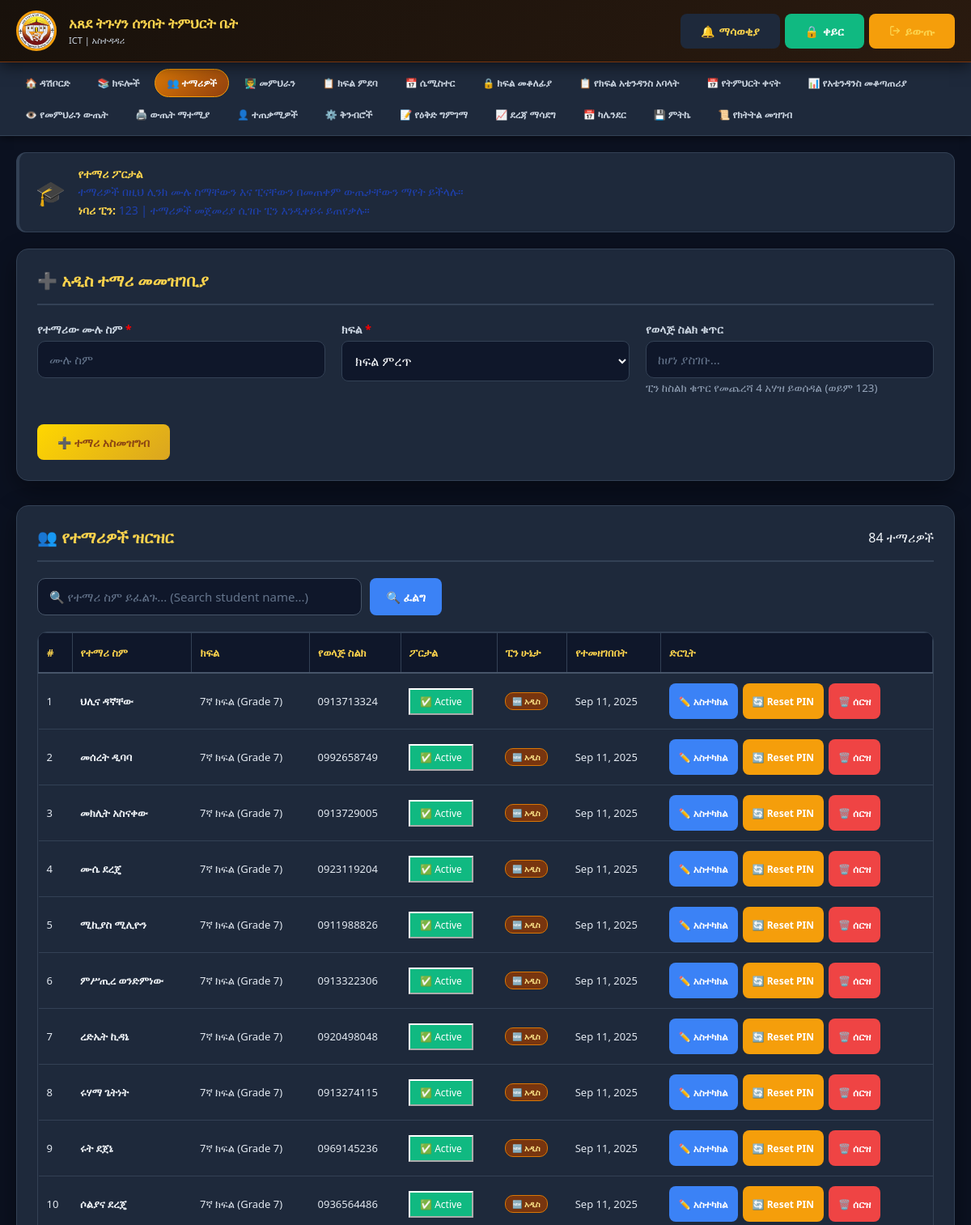
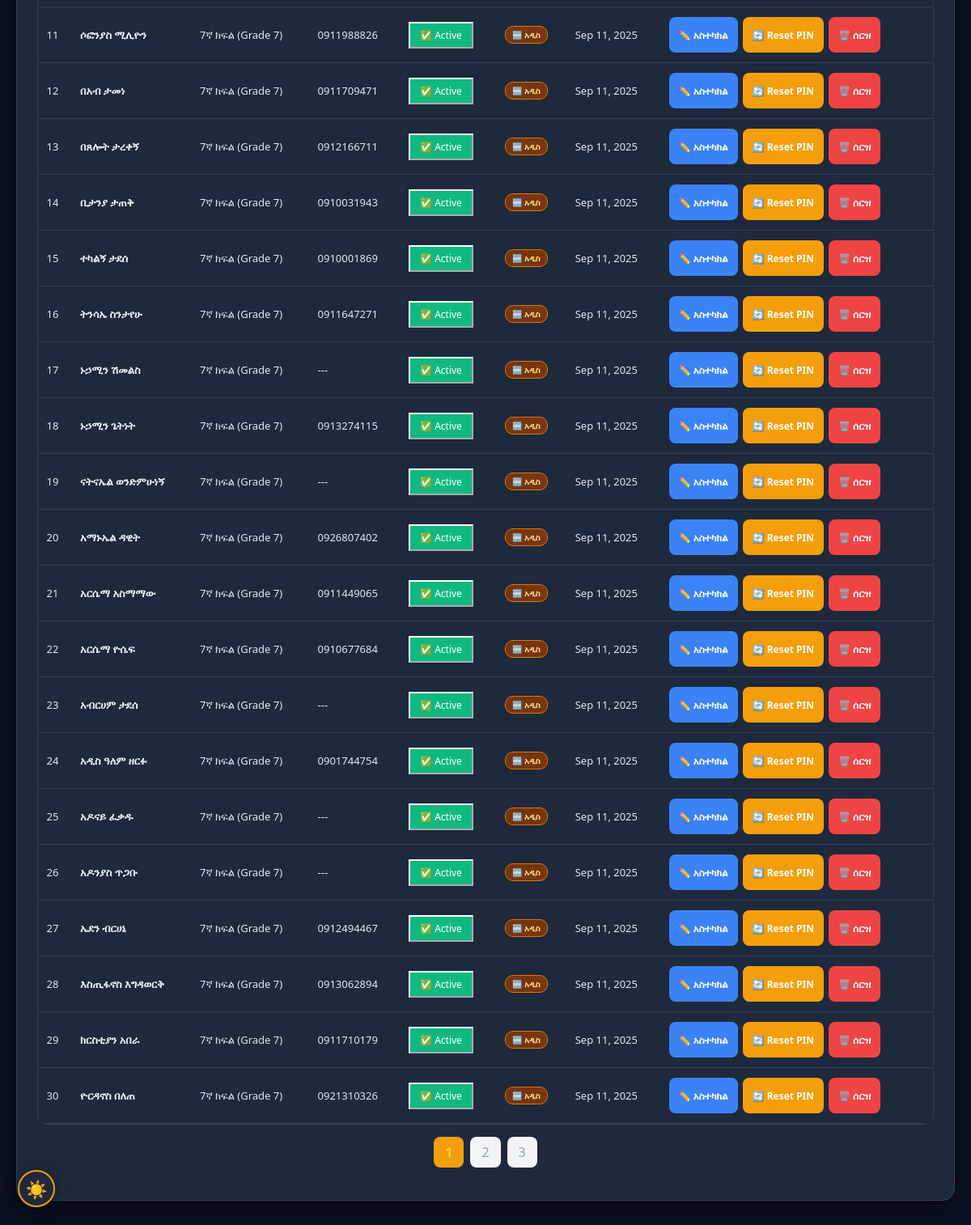
The app's page /manage_students.php (signed in) with its own data (2 pictures, top to bottom).
### tables this page shows
CREATE TABLE `students` (
  `id` int(11) NOT NULL AUTO_INCREMENT,
  `name` varchar(100) NOT NULL,
  `class_id` int(11) NOT NULL,
  `parent_phone` varchar(20) DEFAULT NULL,
  `enrollment_date` date DEFAULT curdate(),
  `created_at` timestamp NOT NULL DEFAULT current_timestamp(),
  `current_grade` int(11) DEFAULT NULL,
  `academic_year` int(11) DEFAULT NULL,
  `promotion_status` enum('promoted','repeated','new') DEFAULT 'new',
  `needs_pin_reset` tinyint(1) DEFAULT 0,
  `student_portal_enabled` tinyint(1) DEFAULT 1,
  `local_uuid` varchar(36) DEFAULT NULL,
  `updated_at` timestamp NOT NULL DEFAULT current_timestamp() ON UPDATE current_timestamp(),
  `is_deleted` tinyint(1) NOT NULL DEFAULT 0,
  PRIMARY KEY (`id`),
  UNIQUE KEY `local_uuid_unique` (`local_uuid`),
  KEY `class_id` (`class_id`),
  CONSTRAINT `students_ibfk_1` FOREIGN KEY (`class_id`) REFERENCES `classes` (`id`) ON DELETE CASCADE
);

CREATE TABLE `classes` (
  `id` int(11) NOT NULL AUTO_INCREMENT,
  `grade_id` int(11) DEFAULT NULL,
  `name` varchar(50) NOT NULL,
  `description` text DEFAULT NULL,
  `created_at` timestamp NOT NULL DEFAULT current_timestamp(),
  PRIMARY KEY (`id`),
  KEY `grade_id` (`grade_id`),
  CONSTRAINT `classes_grade_fk` FOREIGN KEY (`grade_id`) REFERENCES `grades` (`id`)
);

### db.php (called while the page is built, shortened)
<?php
function dbQuery($conn, $sql, $types = "", $params = []) {
    if (empty($params)) {
        return mysqli_query($conn, $sql);
    }
    $stmt = mysqli_prepare($conn, $sql);
    if (!empty($types) && !empty($params)) {
        mysqli_stmt_bind_param($stmt, $types, ...$params);
    }
    mysqli_stmt_execute($stmt);
    $result = mysqli_stmt_get_result($stmt);
    return $result;
}
function dbFetchOne($conn, $sql, $types = "", $params = []) {
    $result = dbQuery($conn, $sql, $types, $params);
    return mysqli_fetch_assoc($result);
}
?>

### manage_students.php (the view, shortened to what this page needs)
<?php
require_once 'db.php';
$search_filter = isset($_GET['search']) ? trim($_GET['search']) : '';
$per_page = 30;
$page = max(1, intval($_GET['page'] ?? 1));
$offset = ($page - 1) * $per_page;
if (!empty($search_filter)) {
    $searchParam = '%' . $search_filter . '%';
    $count_row = dbFetchOne(
        $conn,
        "SELECT COUNT(*) as cnt FROM students s JOIN classes c ON s.class_id = c.id
         WHERE (s.is_deleted = 0 OR s.is_deleted IS NULL) AND (s.name LIKE ? OR c.name LIKE ?)",
        "ss",
        [$searchParam, $searchParam]
    );
    $total_students = $count_row ? (int)$count_row['cnt'] : 0;
    $students = dbQuery(
        $conn,
        "SELECT s.*, c.name as class_name,
                COALESCE(sl.pin IS NOT NULL, 0) as has_pin,
                COALESCE(sl.first_login, 1) as pin_first_login,
                s.student_portal_enabled
         FROM students s
         JOIN classes c ON s.class_id = c.id
         LEFT JOIN student_logins sl ON s.id = sl.student_id
         WHERE (s.is_deleted = 0 OR s.is_deleted IS NULL)
           AND (s.name LIKE ? OR c.name LIKE ?)
         ORDER BY c.id, s.name
         LIMIT $per_page OFFSET $offset",
        "ss",
        [$searchParam, $searchParam]
    );
} else {
    $count_row = dbFetchOne($conn, "SELECT COUNT(*) as cnt FROM students s WHERE (s.is_deleted = 0 OR s.is_deleted IS NULL)");
    $total_students = $count_row ? (int)$count_row['cnt'] : 0;
    $students = dbQuery(
        $conn,
        "SELECT s.*, c.name as class_name,
                COALESCE(sl.pin IS NOT NULL, 0) as has_pin,
                COALESCE(sl.first_login, 1) as pin_first_login,
                s.student_portal_enabled
         FROM students s
         JOIN classes c ON s.class_id = c.id
         LEFT JOIN student_logins sl ON s.id = sl.student_id
         WHERE (s.is_deleted = 0 OR s.is_deleted IS NULL)
         ORDER BY c.id, s.name
         LIMIT $per_page OFFSET $offset"
    );
}
$total_pages = max(1, ceil($total_students / $per_page));
?>
<!DOCTYPE html>
<html lang="en">
<head>
    <?php include 'pwa_head.php'; ?>
</head>
<body>
    <?php include 'mobile_nav.php'; ?>
    <div class="main-container">
        <div class="info-box">
            <div class="info-icon">🎓</div>
            <div class="info-text">
                <strong>የተማሪ ፖርታል</strong><br>
                ተማሪዎች <a href="student_login.php" target="_blank">በዚህ ሊንክ</a> ሙሉ ስማቸውን እና ፒናቸውን በመጠቀም ውጤታቸውን ማየት ይችላሉ።<br>
                <strong>ነባሪ ፒን:</strong> 123 | ተማሪዎች መጀመሪያ ሲገቡ ፒን እንዲቀይሩ ይጠየቃሉ።
            </div>
        </div>
        <div class="section">
            <div class="section-header">
                <h2>➕ አዲስ ተማሪ መመዝገቢያ</h2>
            </div>
            <form method="POST">
                <div class="form-grid">
                    <div class="form-group">
                        <label>የተማሪው ሙሉ ስም <span style="color: red;">*</span></label>
                        <input type="text" name="name" class="form-control" required placeholder="ሙሉ ስም">
                    </div>
                    <div class="form-group">
                        <label>ክፍል <span style="color: red;">*</span></label>
                        <select name="class_id" class="form-control" required>
                            <option value="">ክፍል ምረጥ</option>
                        </select>
                    </div>
                    <div class="form-group">
                        <label>የወላጅ ስልክ ቁጥር</label>
                        <input type="text" name="parent_phone" class="form-control" placeholder="ከሆነ ያስገቡ...">
                        <small style="color: #666;">ፒን ከስልክ ቁጥር የመጨረሻ 4 አሃዝ ይወሰዳል (ወይም 123)</small>
                    </div>
                </div>
                <button type="submit" name="add_student" class="btn btn-primary">
                    ➕ ተማሪ አስመዝግብ
                </button>
            </form>
        </div>
        <div class="section">
            <div class="section-header">
                <h2>👥 የተማሪዎች ዝርዝር</h2>
                <span><?php echo $total_students; ?> ተማሪዎች</span>
            </div>
            <form method="GET" class="search-box">
                <input type="text" name="search" class="search-input"
                       placeholder="🔍 የተማሪ ስም ይፈልጉ... (Search student name...)"
                       value="<?php echo htmlspecialchars($search_filter); ?>">
                <button type="submit" class="btn btn-search">🔍 ፈልግ</button>
            </form>
            <div class="table-responsive">
                <table>
                    <thead>
                        <tr>
                            <th>#</th>
                            <th>የተማሪ ስም</th>
                            <th>ክፍል</th>
                            <th>የወላጅ ስልክ</th>
                            <th>ፖርታል</th>
                            <th>ፒን ሁኔታ</th>
                            <th>የተመዘገበበት</th>
                            <th>ድርጊት</th>
                        </tr>
                    </thead>
                    <tbody>
                        <?php
                        $counter = 1;
                        if($students && mysqli_num_rows($students) > 0):
                            while($student = mysqli_fetch_assoc($students)):
                        ?>
                        <tr>
                            <td><?php echo $counter++; ?></td>
                            <td class="student-name"><?php echo htmlspecialchars($student['name']); ?></td>
                            <td><?php echo htmlspecialchars($student['class_name']); ?></td>
                            <td><?php echo htmlspecialchars($student['parent_phone'] ?: '---'); ?></td>
                            <td>
                                <form method="POST" style="display: inline;">
                                    <button type="submit" name="toggle_portal"
                                            class="btn-toggle <?php echo $student['student_portal_enabled'] ? 'enable' : 'disable'; ?>">
                                        <?php echo $student['student_portal_enabled'] ? '✅ Active' : '⛔ Disabled'; ?>
                                    </button>
                                </form>
                            </td>
                            <td>
                                <?php if ($student['pin_first_login']): ?>
                                <span class="pin-status pin-new">🆕 አዲስ</span>
                                <?php else: ?>
                                <span class="pin-status pin-active">✅ Active</span>
                                <?php endif; ?>
                            </td>
                            <td><?php echo date('M d, Y', strtotime($student['enrollment_date'])); ?></td>
                            <td>
                                <div class="action-buttons">
                                    <button onclick="editStudent(<?php echo $student['id']; ?>, '<?php echo htmlspecialchars(addslashes($student['name'])); ?>', <?php echo $student['class_id']; ?>, '<?php echo $student['parent_phone']; ?>')"
                                            class="btn btn-edit">✏️ አስተካክል</button>
                                    <form method="POST" style="display: inline;"
                                          onsubmit="return confirm('የዚህን ተማሪ ፒን ወደ 123 ማስጀመር እርግጠኛ ነዎት?')">
                                        <button type="submit" name="reset_student_pin" class="btn btn-reset">
                                            🔄 Reset PIN
                                        </button>
                                    </form>
                                    <form method="POST" style="display: inline;"
                                          onsubmit="return confirm('እርግጠኛ ነዎት ተማሪውን መሰረዝ ይፈልጋሉ?')">
                                        <button type="submit" name="delete_student" class="btn btn-delete">🗑️ ሰርዝ</button>
                                    </form>
                                </div>
                            </td>
                        </tr>
                        <?php
                            endwhile;
                        endif; ?>
                    </tbody>
                </table>
            </div>
            <?php if ($total_pages > 1): ?>
            <div style="display:flex; justify-content:center; align-items:center; gap:8px; padding:15px; flex-wrap:wrap;">
                <?php
                $qs = !empty($search_filter) ? '&search=' . urlencode($search_filter) : '';
                for ($p = 1; $p <= $total_pages; $p++):
                    if ($p === $page): ?>
                        <span style="padding:8px 14px; border-radius:8px; background:var(--gold-primary); color:var(--brown-dark); font-weight:700;"><?php echo $p; ?></span>
                    <?php else: ?>
                        <a href="?page=<?php echo $p; ?><?php echo $qs; ?>" style="padding:8px 14px; border-radius:8px; background:#F3F4F6; color:#555; text-decoration:none;"><?php echo $p; ?></a>
                    <?php endif;
                endfor; ?>
            </div>
            <?php endif; ?>
        </div>
    </div>
</body>
</html>

### assets/css/mobile.css (style rules this page uses)
:root { --brown-dark: #8B4513; --brown-medium: #A52A2A; --brown-light: #CD853F; --gold-primary: #FFD700; --gold-dark: #DAA520; --gold-light: #FBBF24; --gold-pale: #FFF8DC; --bg-cream: #FAF9F6; --success-green: #10B981; --error-red: #EF4444; --warning-yellow: #F59E0B; --info-blue: #3B82F6; --purple: #8B5CF6; --shadow-sm: 0 2px 8px rgba(0,0,0,0.08); --shadow: 0 4px 15px rgba(0,0,0,0.1); --shadow-lg: 0 8px 30px rgba(0,0,0,0.15); --radius-sm: 8px; --radius: 12px; --radius-lg: 20px; }
*, *::before, *::after { margin:0; padding:0; box-sizing:border-box; }
html { font-size:16px; scroll-behavior:smooth; -webkit-tap-highlight-color:transparent; }
body { font-family:'Segoe UI','Nyala',Arial,sans-serif; background:var(--bg-cream); color:#1F2937; -webkit-text-size-adjust:100%; min-height:100vh; }
input, select, textarea, button { font-family:inherit; }
.main-container { max-width:1400px; margin:20px auto; padding:0 20px; }
.table-responsive { overflow-x:auto; -webkit-overflow-scrolling:touch; border-radius:var(--radius); border:1px solid #E5E7EB; }
table { width:100%; border-collapse:collapse; }
th { background:var(--gold-pale); color:var(--brown-dark); padding:12px 10px; text-align:left; font-weight:700; font-size:13px; border-bottom:2px solid var(--gold-primary); }
td { padding:10px; border-bottom:1px solid #E5E7EB; font-size:13px; vertical-align:middle; }
tr:last-child td { border-bottom:none; }
.form-group { margin-bottom:16px; }
.form-label, label { display:block; font-weight:600; color:var(--brown-dark); margin-bottom:6px; font-size:14px; }
.form-control, input[type=text], input[type=number], input[type=email], input[type=password], select, textarea { width:100%; padding:12px 14px; border:2px solid #E2E8F0; border-radius:10px; font-size:15px; transition:border-color 0.2s,box-shadow 0.2s; background:white; color:#1F2937; appearance:auto; }
.btn { padding:11px 22px; border:none; border-radius:10px; cursor:pointer; font-weight:600; font-size:14px; transition:all 0.2s; text-decoration:none; display:inline-flex; align-items:center; gap:7px; min-height:44px; white-space:nowrap; }
.btn-primary { background:linear-gradient(135deg,var(--gold-primary),var(--gold-dark)); color:var(--brown-dark); }
html.dark-mode, html[data-theme="dark"] { color-scheme: dark; --bg-cream: #0B1120; --bg-page: #0B1120; --bg: #0B1120; --brown-dark: #FCD34D; --brown-medium: #FBBF24; --brown-light: #F59E0B; --text-primary: #F1F5F9; --white: #1E293B; --gray-100: #1E293B; --gray-300: #334155; --gold-pale: #1E293B; --gold-primary: #F59E0B; }
html.dark-mode body, body.dark-mode { background: #0B1120 !important; color: #F1F5F9 !important; }
html.dark-mode .section, body.dark-mode .section, html.dark-mode .card, body.dark-mode .card, html.dark-mode .table-card, html.dark-mode .profile-card, html.dark-mode .filter-card, html.dark-mode .month-card, html.dark-mode .table-wrapper, html.dark-mode .auth-box, html.dark-mode .login-box, html.dark-mode .box, html.dark-mode .card-box, html.dark-mode .info-card, html.dark-mode .stat-card { background: #1E293B !important; border-color: #334155 !important; color: #F1F5F9 !important; box-shadow: 0 4px 20px rgba(0,0,0,0.35) !important; }
html.dark-mode .card-title, html.dark-mode h1, html.dark-mode h2, html.dark-mode h3, html.dark-mode h4, html.dark-mode h5 { color: #F8FAFC !important; }
html.dark-mode .form-control, html.dark-mode input[type="text"], html.dark-mode input[type="number"], html.dark-mode input[type="email"], html.dark-mode input[type="password"], html.dark-mode input[type="date"], html.dark-mode input[type="search"], html.dark-mode select, html.dark-mode textarea { background: #0F172A !important; color: #F8FAFC !important; border-color: #475569 !important; }
html.dark-mode .form-label, html.dark-mode label { color: #E2E8F0 !important; }
html.dark-mode table { background: #1E293B !important; color: #E2E8F0 !important; }
html.dark-mode th { background: #0F172A !important; color: #FCD34D !important; border-bottom-color: #475569 !important; border-color: #334155 !important; }
html.dark-mode td { border-bottom-color: #334155 !important; border-color: #334155 !important; color: #E2E8F0 !important; }
html.dark-mode .table-responsive { border-color: #334155 !important; }
html.dark-mode .student-name { color: #F1F5F9 !important; }

### records on screen
students: name "ህሊና ዳኛቸው", class.name "7ኛ ክፍል (Grade 7)", parent_phone "0913713324", student_portal_enabled "✅ Active", enrollment_date "Sep 11, 2025"
students: name "መሰረት ዲባባ", class.name "7ኛ ክፍል (Grade 7)", parent_phone "0992658749", student_portal_enabled "✅ Active", enrollment_date "Sep 11, 2025"
students: name "መክሊት አስናቀው", class.name "7ኛ ክፍል (Grade 7)", parent_phone "0913729005", student_portal_enabled "✅ Active", enrollment_date "Sep 11, 2025"
students: name "ሙሴ ደረጄ", class.name "7ኛ ክፍል (Grade 7)", parent_phone "0923119204", student_portal_enabled "✅ Active", enrollment_date "Sep 11, 2025"
students: name "ሚኪያስ ሚሊዮን", class.name "7ኛ ክፍል (Grade 7)", parent_phone "0911988826", student_portal_enabled "✅ Active", enrollment_date "Sep 11, 2025"
students: name "ምሥጢረ ወንድምነው", class.name "7ኛ ክፍል (Grade 7)", parent_phone "0913322306", student_portal_enabled "✅ Active", enrollment_date "Sep 11, 2025"
students: name "ረድኤት ኪዳኔ", class.name "7ኛ ክፍል (Grade 7)", parent_phone "0920498048", student_portal_enabled "✅ Active", enrollment_date "Sep 11, 2025"
students: name "ሩሃማ ጌትነት", class.name "7ኛ ክፍል (Grade 7)", parent_phone "0913274115", student_portal_enabled "✅ Active", enrollment_date "Sep 11, 2025"
students: name "ሩት ደጀኔ", class.name "7ኛ ክፍል (Grade 7)", parent_phone "0969145236", student_portal_enabled "✅ Active", enrollment_date "Sep 11, 2025"
students: name "ሶልያና ደረጄ", class.name "7ኛ ክፍል (Grade 7)", parent_phone "0936564486", student_portal_enabled "✅ Active", enrollment_date "Sep 11, 2025"
students: name "ሶፎንያስ ሚሊዮን", class.name "7ኛ ክፍል (Grade 7)", parent_phone "0911988826", student_portal_enabled "✅ Active", enrollment_date "Sep 11, 2025"
students: name "በአብ ታመነ", class.name "7ኛ ክፍል (Grade 7)", parent_phone "0911709471", student_portal_enabled "✅ Active", enrollment_date "Sep 11, 2025"
students: name "በጸሎት ታረቀኝ", class.name "7ኛ ክፍል (Grade 7)", parent_phone "0912166711", student_portal_enabled "✅ Active", enrollment_date "Sep 11, 2025"
students: name "ቢታንያ ታጠቅ", class.name "7ኛ ክፍል (Grade 7)", parent_phone "0910031943", student_portal_enabled "✅ Active", enrollment_date "Sep 11, 2025"
students: name "ተካልኝ ታደሰ", class.name "7ኛ ክፍል (Grade 7)", parent_phone "0910001869", student_portal_enabled "✅ Active", enrollment_date "Sep 11, 2025"
students: name "ትንሳኤ ስንታየሁ", class.name "7ኛ ክፍል (Grade 7)", parent_phone "0911647271", student_portal_enabled "✅ Active", enrollment_date "Sep 11, 2025"
students: name "ኑኃሚን ሽመልስ", class.name "7ኛ ክፍል (Grade 7)", parent_phone "---", student_portal_enabled "✅ Active", enrollment_date "Sep 11, 2025"
students: name "ኑኃሚን ጌትነት", class.name "7ኛ ክፍል (Grade 7)", parent_phone "0913274115", student_portal_enabled "✅ Active", enrollment_date "Sep 11, 2025"
students: name "ናትናኤል ወንድምሁነኝ", class.name "7ኛ ክፍል (Grade 7)", parent_phone "---", student_portal_enabled "✅ Active", enrollment_date "Sep 11, 2025"
students: name "አማኑኤል ዳዊት", class.name "7ኛ ክፍል (Grade 7)", parent_phone "0926807402", student_portal_enabled "✅ Active", enrollment_date "Sep 11, 2025"
students: name "አርሴማ አስማማው", class.name "7ኛ ክፍል (Grade 7)", parent_phone "0911449065", student_portal_enabled "✅ Active", enrollment_date "Sep 11, 2025"
students: name "አርሴማ ዮሴፍ", class.name "7ኛ ክፍል (Grade 7)", parent_phone "0910677684", student_portal_enabled "✅ Active", enrollment_date "Sep 11, 2025"
students: name "አብርሀም ታደሰ", class.name "7ኛ ክፍል (Grade 7)", parent_phone "---", student_portal_enabled "✅ Active", enrollment_date "Sep 11, 2025"
students: name "አዲስ ዓለም ዘርፉ", class.name "7ኛ ክፍል (Grade 7)", parent_phone "0901744754", student_portal_enabled "✅ Active", enrollment_date "Sep 11, 2025"
students: name "አዶናይ ፈቃዱ", class.name "7ኛ ክፍል (Grade 7)", parent_phone "---", student_portal_enabled "✅ Active", enrollment_date "Sep 11, 2025"
students: name "አዶንያስ ጥጋቡ", class.name "7ኛ ክፍል (Grade 7)", parent_phone "---", student_portal_enabled "✅ Active", enrollment_date "Sep 11, 2025"
students: name "ኤደን ብርሀኔ", class.name "7ኛ ክፍል (Grade 7)", parent_phone "0912494467", student_portal_enabled "✅ Active", enrollment_date "Sep 11, 2025"
students: name "እስጢፋኖስ እግዳወርቅ", class.name "7ኛ ክፍል (Grade 7)", parent_phone "0913062894", student_portal_enabled "✅ Active", enrollment_date "Sep 11, 2025"
students: name "ክርስቲያን አበራ", class.name "7ኛ ክፍል (Grade 7)", parent_phone "0911710179", student_portal_enabled "✅ Active", enrollment_date "Sep 11, 2025"
students: name "ዮርዳኖስ በለጠ", class.name "7ኛ ክፍል (Grade 7)", parent_phone "0921310326", student_portal_enabled "✅ Active", enrollment_date "Sep 11, 2025"

### other values on screen
$nav_name "ICT"
$item['icon'] "🏠"
$item['label'] "ዳሽቦርድ"
$item['icon'] "📚"
$item['label'] "ክፍሎች"
$item['icon'] "👥"
$item['label'] "ተማሪዎች"
$item['icon'] "👨‍🏫"
$item['label'] "መምህራን"
$item['icon'] "📋"
$item['label'] "ክፍል ምደባ"
$item['icon'] "📅"
$item['label'] "ሴሚስተር"
$item['icon'] "🔒"
$item['label'] "ክፍል መቆለፊያ"
